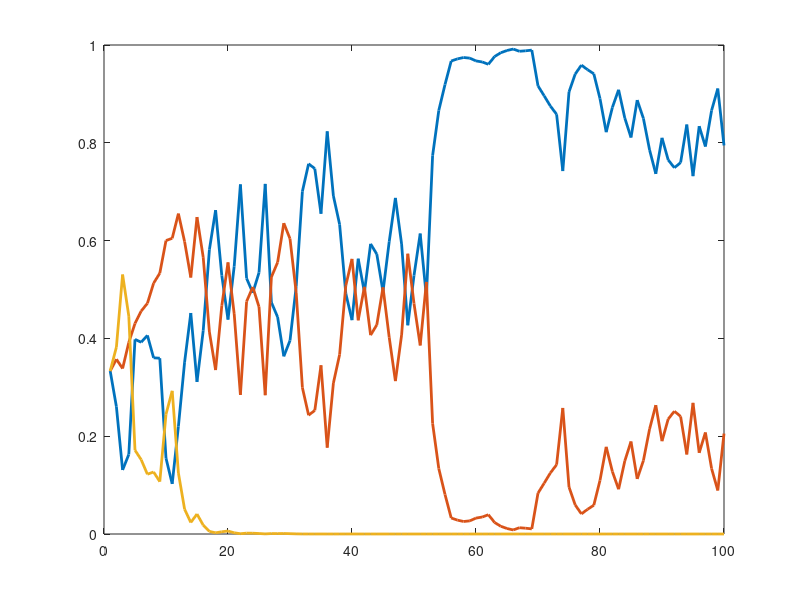

Write MATLAB code to recreate this figure.
clear;
clc;

t_max = 100;

mu_0 = [1/3 1/3 1/3]';
mu = mu_0;
n_states = length(mu);

mu_temp = zeros(n_states,1);

v = [0.5 1 1.5]';

MU_all = zeros(n_states,t_max);

for t = 1:t_max
    MU_all(:,t) = mu;
    x = 0.6 + randn;
    for n = 1:n_states
        mu_temp(n) = mu(n)*exp( -( x - v(n) )^2 / 2 ) / sum(mu.*exp( -( x*ones(n_states,1) - v ).^2 / 2 ));
    end
    mu = mu_temp;    
end

plot(1:t_max,MU_all);
set(findall(gca, 'Type', 'Line'),'LineWidth',2);